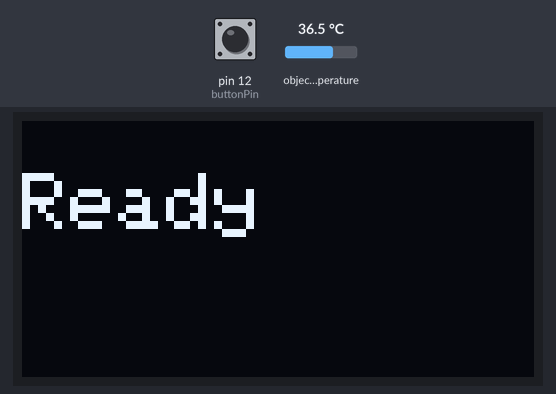
This sketch was run on a simulated Arduino Uno, built with avr-gcc and run on an emulated ATmega328P. Shown: 128×64 one-colour display. The test bench sets the inputs (shaded band); at power-on: pin 12 (buttonPin) HIGH, object temperature 36.5 °C.

Above: at 1.2 s.
1.3 s: pin 12 (buttonPin) pulled LOW for 0.15 s
At 2.4 s:
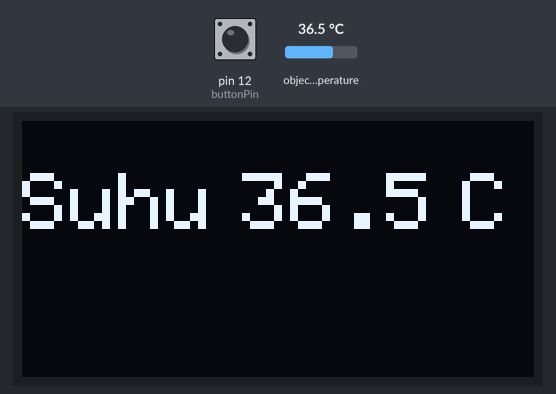
Timing chart, 0 to 4.3 s (numbered marks = the images above; inputs shaded):
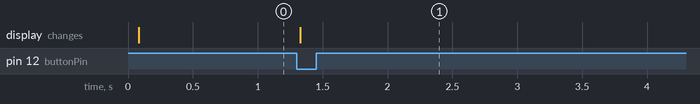

Measured:
- after the input at 1.3 s, the display: changes at once (image 1)

The sketch:

Fahrenheit.ino
```cpp
/* This code works with MLX90614 (GY906) and OLED screen
 * It measures both ambient and object temperature in Fahrenheit and display it on the screen
 * Please visit www.surtrtech.com for more details
 */
#include <SPI.h>
#include <Adafruit_GFX.h>
#include <Adafruit_SSD1306.h>
#include <Wire.h>
#include <Adafruit_MLX90614.h>

#define OLED_RESET 4
Adafruit_SSD1306 display(OLED_RESET);
Adafruit_MLX90614 mlx = Adafruit_MLX90614();
const int buttonPin = 12;
unsigned long timb=millis();
int rsts=0;
void setup() {
  mlx.begin();
  display.begin(SSD1306_SWITCHCAPVCC, 0x3C); //Start the OLED display
  display.clearDisplay();
  display.display();
pinMode(buttonPin, INPUT_PULLUP);
 display.setTextSize(2);
  display.setTextColor(WHITE);
  display.setCursor(0,13);
  display.println("Ready");
  display.display();
}

void loop() {
  display.clearDisplay();


  if (digitalRead(12)==LOW)
  {if((timb+800)<millis())
  {
  display.setTextSize(2);
  display.setTextColor(WHITE);
  display.setCursor(0,13);
  display.println("Suhu");

  display.setTextSize(2);
  display.setCursor(55,13);
  display.println(mlx.readObjectTempC(),1);

  display.setCursor(110,13);
  display.println("C");

  display.display();
  timb=millis();
  }}
  else if((timb+10000)<millis())
  { display.setTextSize(2);
  display.setTextColor(WHITE);
  display.setCursor(0,13);
  display.println("Ready");
  display.display();}

}
```
